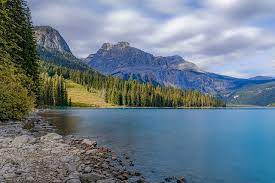
#> input picture pruebas/image1.jpg, 275 x 183 px, found by its file name
$ python Day_10_BWPhoto.py
#> lines starting #> are read from the running program, lines starting #| are printed output that depends on the picture


from PIL import Image
color_image = Image.open("image1.jpg")
#> color_image is the input picture: PIL image 275x183 RGB; mean R, G, B 108.5, 124.1, 137.1
gray_scale = color_image.convert("1")
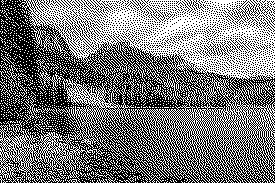
#> gray_scale: PIL image 275x183 1; 47.2% white in thin lines or dots
gray_scale.save("bw_image_w1.jpg")
gray_scale = color_image.convert("L")
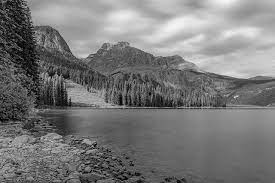
#> gray_scale: PIL image 275x183 L; min 0, max 247, mean 120.9
gray_scale.save("bw_image.jpg")
